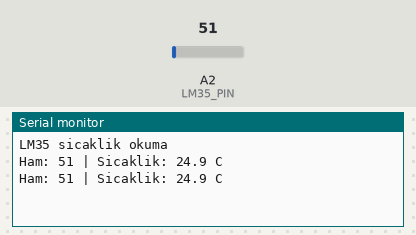
The sketch below on a simulated Arduino Uno, built with avr-gcc and run on an emulated ATmega328P. Parts: the last lines printed to the serial monitor. The inputs (shaded band) are chosen by the test bench; at power-on: A2 (LM35_PIN) = 51.

Above: at 1.8 s.
1.9 s: A2 (LM35_PIN) set to 61
At 2.6 s:
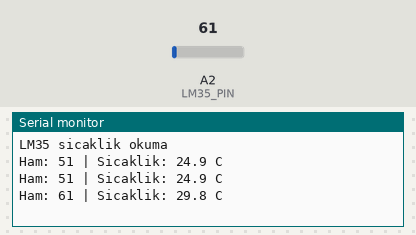
3.4 s: A2 (LM35_PIN) set to 71
At 4.8 s:
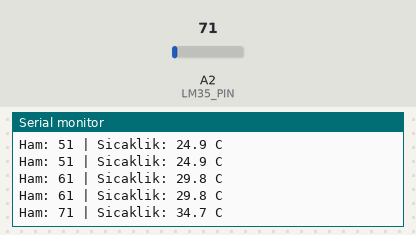
Timing chart, 0 to 6.4 s (numbered marks = the images above; inputs shaded):
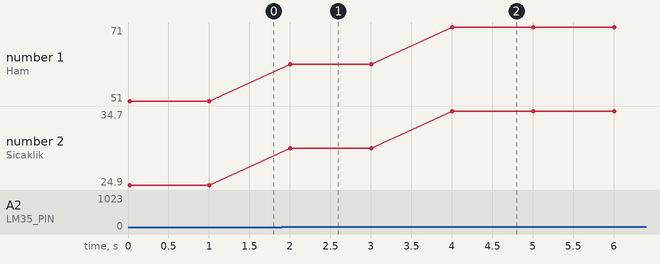

The sketch:

09-lm35.ino
```cpp
// Ref: docs/malzemeler.md#lm35
// Faz 2 — Modül 09: LM35 Sicaklik Sensörü
// Baglanti: VCC→5V, GND→GND, OUT→A2
// LM35: 10 mV/°C lineer cikis

const int LM35_PIN = A2;

void setup() {
  Serial.begin(9600);
  Serial.println("LM35 sicaklik okuma");
}

void loop() {
  int raw = analogRead(LM35_PIN);
  float voltage = raw * (5.0 / 1023.0);
  float temperature = voltage * 100.0; // 10 mV/°C

  Serial.print("Ham: ");
  Serial.print(raw);
  Serial.print(" | Sicaklik: ");
  Serial.print(temperature, 1);
  Serial.println(" C");

  delay(1000);
}
```

Measured:
- after the input at 1.9 s, the serial monitor: prints a new line after 0.10 s (image 1)
- after the input at 3.4 s, the serial monitor: prints a new line after 0.60 s (image 2)
- plotted number 1: 51 → 61 after the input at 1.9 s, 61 → 71 after the input at 3.4 s
- plotted number 2: 24.9 → 29.8 after the input at 1.9 s, 29.8 → 34.7 after the input at 3.4 s
